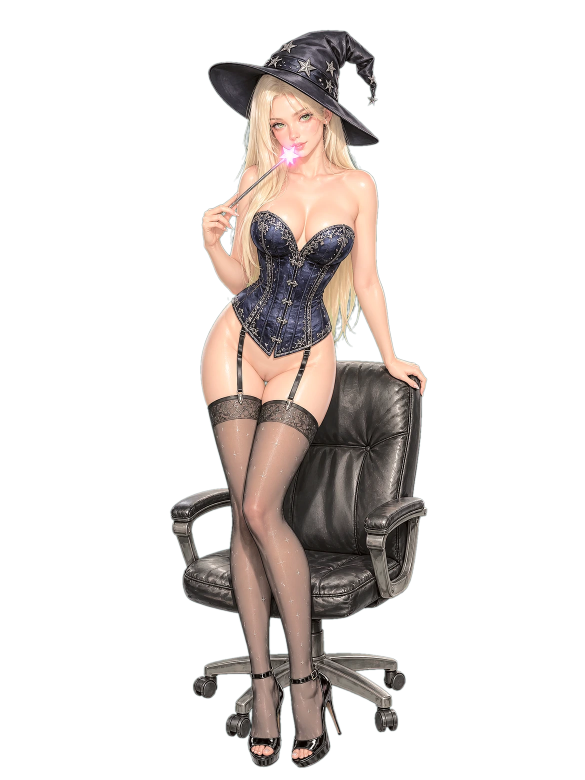
#> input picture tools/refs/canon2_ref_stand_sm.webp, 1170 x 1560 px, found by its file name (shown at 1/2 size)
$ python measure_ref.py assets/real/canon2_ref_stand_sm.webp
#> lines starting #> are read from the running program, lines starting #| are printed output that depends on the picture; after the words box and inside, x2 and y2 are one past the last pixel; in counts of white or black regions, pixels touching at a corner belong together
# -*- coding: utf-8 -*-
"""Замеры кадра для сверки с каноном 2 (эталон B — поза «стоит у кресла»).

Считаем ровно те метрики, по которым канон описан в tools/canon2_style.md,
чтобы новый кадр можно было сравнить с эталоном числами, а не «на глаз».

Определения (все — по непрозрачным пикселям фигуры, фон отброшен):

* кадр приводится к ширине 520 px (как в описании канона);
* ``насыщенность`` — средняя S в HSV (0..1);
* ``яркость`` — средняя V в HSV (0..1);
* ``Lstd`` — разброс V по фигуре;
* ``p99`` — 99-й перцентиль V (есть ли настоящие белые блики);
* ``блики на коже`` — доля пикселей кожи с V > 0.935;
* ``контраст кожи`` — std V внутри кожи;
* ``края`` — доля пикселей с |Laplacian| > 0.10;
* ``жёсткие края`` — доля пикселей с |Laplacian| > 0.24;
* ``кожа RGB`` / ``волосы RGB`` — медианы по эвристическим маскам;
* ``высота фигуры`` — доля высоты кадра, занятая альфой.

Маска кожи: R > G > B, (R-B) в 18..95 уровней, V > 0.35.
Маска волос: светлый низконасыщенный тон (V > 0.45, S < 0.42, R >= G >= B),
взят только в верхней половине фигуры — там, где у героини волосы и шляпа.

    python3 tools/measure_ref.py assets/real/canon2_ref_stand_sm.webp
    python3 tools/measure_ref.py            # канон + дни 2/3 + эталон B
"""
import os
import sys

import numpy as np
from PIL import Image

ROOT = os.path.dirname(os.path.dirname(os.path.abspath(__file__)))
A = os.path.join(ROOT, 'assets', 'real')
RAW = os.path.join(ROOT, 'images', 'raw_real')


def _stats(im):
    im = im.convert('RGBA')
#> im is the input picture: PIL image 1170x1560 RGBA; mean R, G, B, A 37.1, 32.3, 29.9, 63.5
    k = 520.0 / im.width
#> k = 0.444
    im = im.resize((520, max(1, round(im.height * k))), Image.LANCZOS)
#> im: PIL image 520x693 RGBA
    a = np.asarray(im).astype(np.float32)
    rgb, al = a[..., :3] / 255.0, a[..., 3] / 255.0
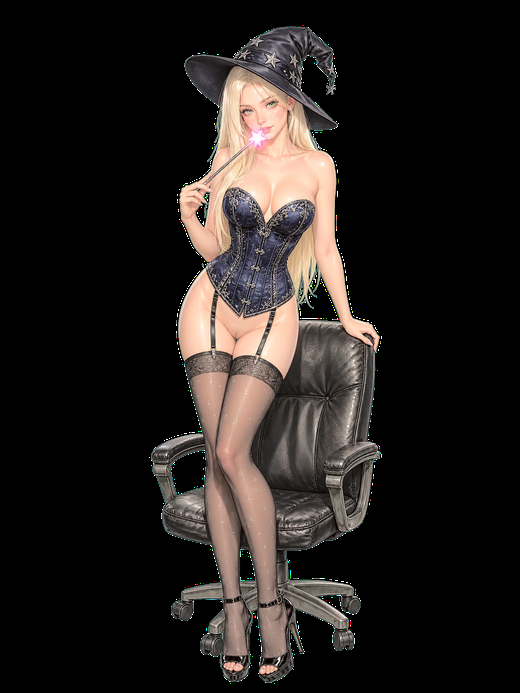
#> rgb: shape (693, 520, 3) float32; mean R, G, B 0.142, 0.123, 0.113
    sel = al > 0.78
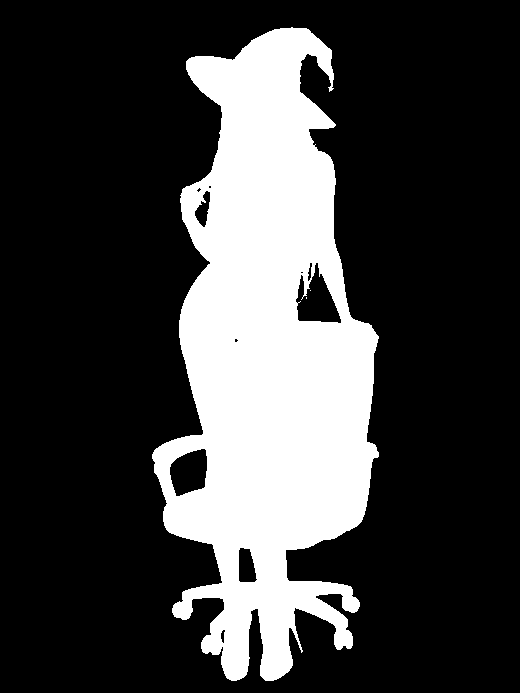
#> sel: shape (693, 520) bool; 24.5% white; 3 white regions (2 under 20 px), largest, box (x1, y1, x2, y2) and area: (152, 27, 379, 681) 88286
    if not sel.any():
        raise RuntimeError('пустая альфа')
    mx, mn = rgb.max(2), rgb.min(2)
    v = mx
    s = np.where(mx > 1e-6, (mx - mn) / np.maximum(mx, 1e-6), 0)
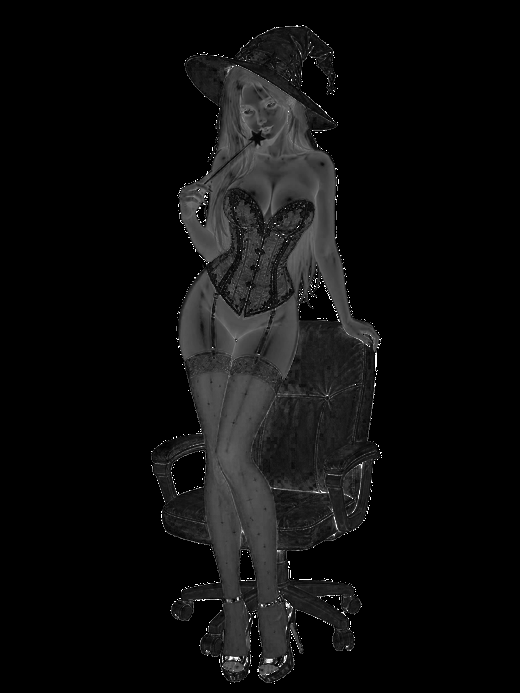
#> s: shape (693, 520) float32; min 0, max 1, mean 0.0545
    r, g, b = rgb[..., 0], rgb[..., 1], rgb[..., 2]
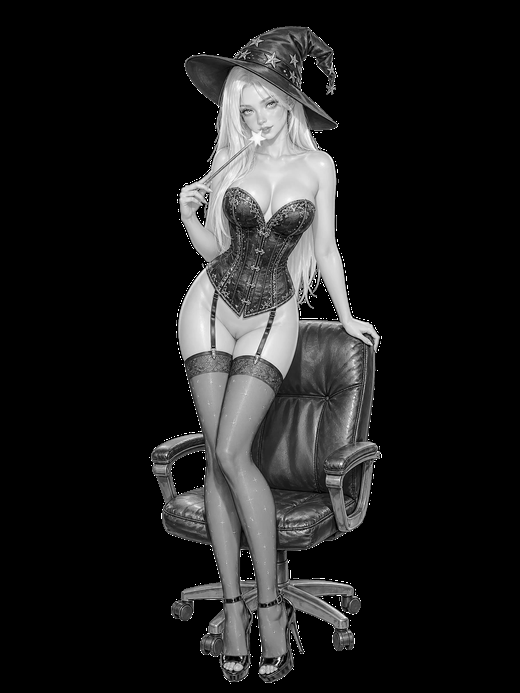
#> g: shape (693, 520) float32; min 0, max 1, mean 0.123
    skin = sel & (r > g + 0.01) & (g > b) & ((r - b) > 0.07) & ((r - b) < 0.37) & (v > 0.35)
#> skin: shape (693, 520) bool; 11.6% white; 157 white regions (137 under 20 px), largest, box (x1, y1, x2, y2) and area: (179, 66, 379, 658) 38956, (224, 601, 249, 656) 1055, (316, 608, 347, 629) 156
    hair = sel & (v > 0.45) & (s < 0.42) & (r >= g) & (g >= b)
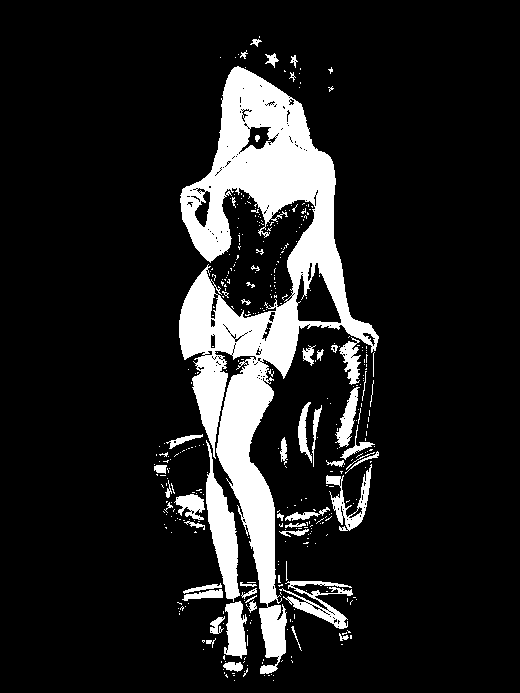
#> hair: shape (693, 520) bool; 13.1% white; 392 white regions (339 under 20 px), largest, box (x1, y1, x2, y2) and area: (179, 66, 379, 674) 35582, (206, 440, 240, 602) 2442, (279, 581, 353, 629) 1181
    ys = np.nonzero(sel.any(1))[0]
#> ys = 654 values from 27 to 680
    hair[: max(0, ys.min() + int((ys.max() - ys.min()) * 0.5))] = False
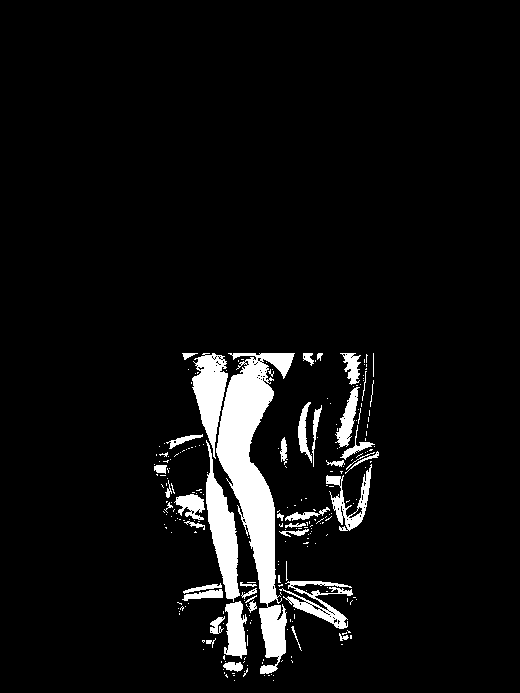
#> hair: shape (693, 520) bool; 6.1% white; 246 white regions (203 under 20 px), largest, box (x1, y1, x2, y2) and area: (216, 353, 295, 674) 9362, (206, 440, 240, 602) 2442, (192, 353, 228, 459) 2023

    gray = (rgb @ np.array([0.299, 0.587, 0.114], dtype=np.float32))
    lap = np.abs(np.gradient(np.gradient(gray, axis=0), axis=0) +
                 np.gradient(np.gradient(gray, axis=1), axis=1))
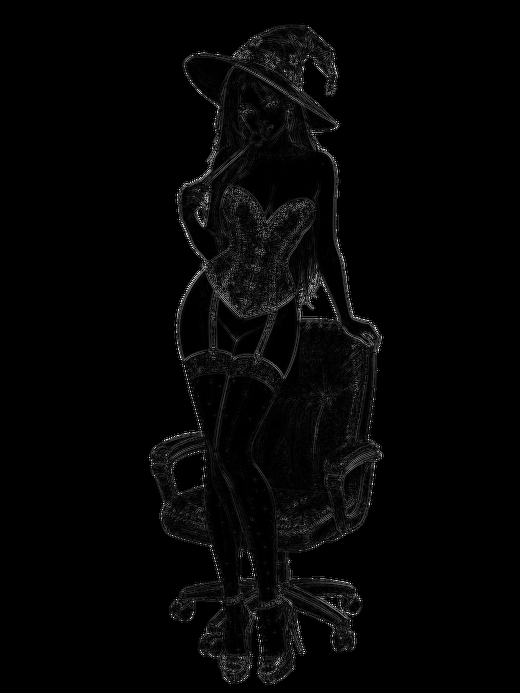
#> lap: shape (693, 520) float32; min 0, max 0.95, mean 0.0198
    lap = lap / 4.0

    out = {
        'насыщенность': s[sel].mean(),
        'яркость': v[sel].mean(),
        'Lstd': v[sel].std(),
        'p99': np.percentile(v[sel], 99),
        'блики на коже': (v[skin] > 0.935).mean() * 100 if skin.any() else 0.0,
        'контраст кожи': v[skin].std() if skin.any() else 0.0,
        'края': (lap[sel] > 0.10).mean() * 100,
        'жёсткие края': (lap[sel] > 0.24).mean() * 100,
        'кожа RGB': rgb[skin].mean(0) if skin.any() else np.zeros(3),
        'волосы RGB': rgb[hair].mean(0) if hair.any() else np.zeros(3),
        'высота фигуры': (ys.max() - ys.min() + 1) / float(np.asarray(im).shape[0]) * 100,
    }
    return out


def _fmt(name, st):
    sk = '/'.join(f'{x:.3f}' for x in st['кожа RGB'])
    hr = '/'.join(f'{x:.3f}' for x in st['волосы RGB'])
    return (f'{name:38s} sat {st["насыщенность"]:.3f}  V {st["яркость"]:.3f}  '
            f'Lstd {st["Lstd"]:.3f}  p99 {st["p99"]:.3f}  блики {st["блики на коже"]:.1f}%  '
            f'контраст {st["контраст кожи"]:.3f}  края {st["края"]:.4f}/{st["жёсткие края"]:.4f}  '
            f'кожа {sk}  волосы {hr}  h {st["высота фигуры"]:.1f}%')


def main(argv):
    if argv:
        files = argv
    else:
        files = [os.path.join(RAW, '_canon2_hero.png')]
        files += [os.path.join(A, f'art_real_day{d}_{t}_sm.webp') for d in ('2', '3') for t in ('sg1', 'sg2', 'sg3', 'sg4')]
        files += [os.path.join(A, 'canon2_ref_stand_sm.webp')]
    for p in files:
        if not os.path.exists(p):
            print(f'{os.path.basename(p):38s} — нет файла')
            continue
        print(_fmt(os.path.basename(p), _stats(Image.open(p))))


if __name__ == '__main__':
    main(sys.argv[1:])
